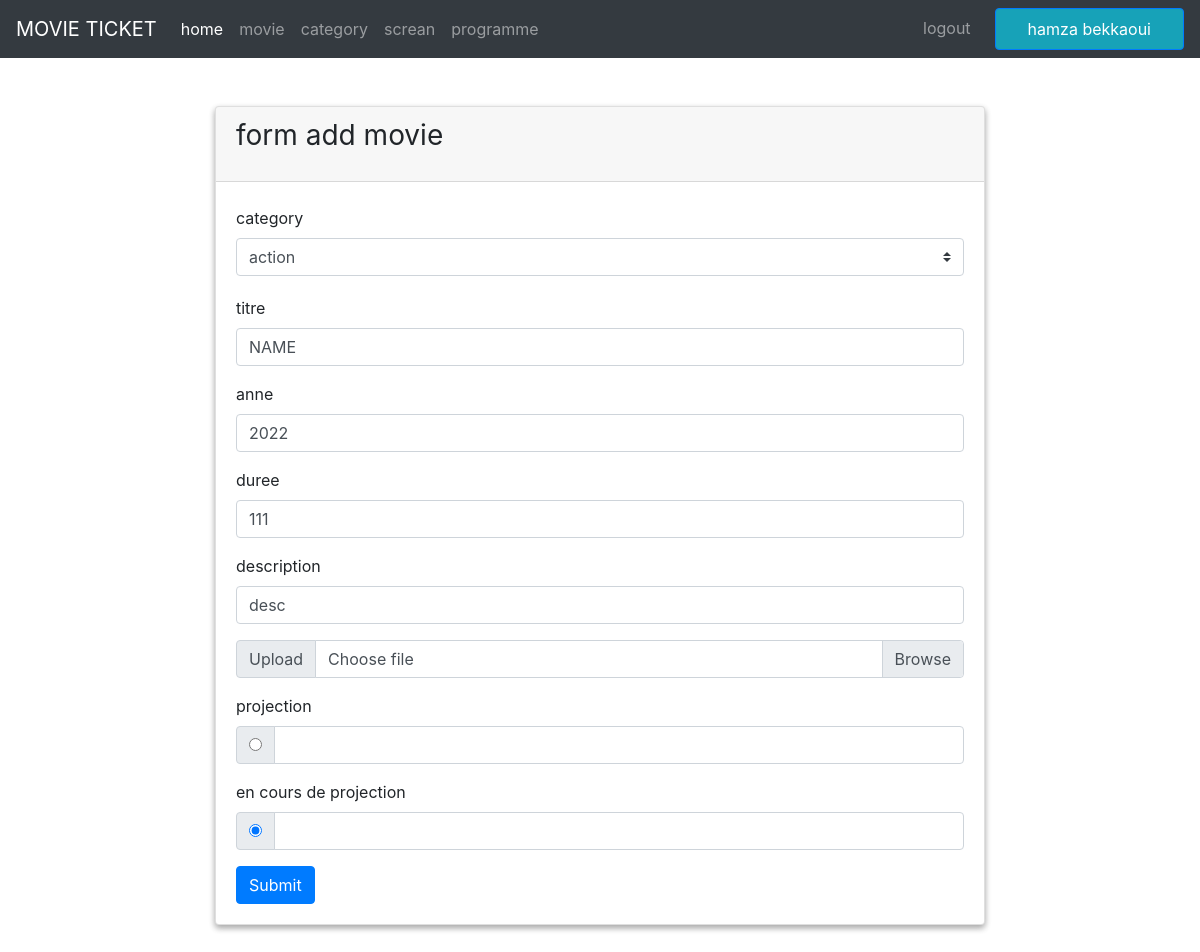
The page /admin/film/update_film.php?id=3 (signed in) on the database its author committed.
### tables this page shows
CREATE TABLE `films` (
  `id` bigint(20) UNSIGNED NOT NULL,
  `name` varchar(255) NOT NULL,
  `description` varchar(255) NOT NULL,
  `duree` varchar(255) NOT NULL,
  `anne` varchar(255) NOT NULL,
  `projection` tinyint(1) NOT NULL,
  `categories_id` bigint(20) UNSIGNED NOT NULL,
  `image` varchar(100) NOT NULL,
  `created_at` timestamp NULL DEFAULT NULL,
  `updated_at` timestamp NULL DEFAULT current_timestamp()
);

### admin/film/update_Film.php (the view, shortened to what this page needs)
<?php
require('../../db/db.php');
$sql_c = "select * from categories";
$all_category  = $connection->prepare($sql_c);
$all_category->execute();
$data_c = $all_category->fetchAll();
$sql = "select * from films where id = :id";
$film  = $connection->prepare($sql);
$film->bindValue(':id',  $_GET['id']);
$film->execute();
$data = $film->fetchAll(PDO::FETCH_ASSOC);
?>
<!DOCTYPE html>
<html lang="en">
<head>
    <link rel="stylesheet" href="https://stackpath.bootstrapcdn.com/bootstrap/4.5.0/css/bootstrap.min.css">
</head>
<body>
    <?php
    require('../../admin/navBar/navBar.php');
    ?>
    <div class="container col-8 mt-5 mb-5 ">
        <div class="card box_shadow">
            <div class="card-header">
                <h1 class="h3 mb-3 font-weight-normal">form add movie</h1>
            </div>
            <div class="card-body">
                <form method="post" autocomplete="off" enctype="multipart/form-data">
                    <div class="form-group">
                        <label class="my-1 mr-2" for="inlineFormCustomSelectPref">category</label>
                        <select class="custom-select my-1 mr-sm-2" name="category" id="inlineFormCustomSelectPref">
                            <?php
                            foreach ($data_c as $row) {
                                $id = $row['id'];
                                $service = $row['name'];
                                if ($data[0]['categories_id'] == $id) {
                                    echo "<option value='$id' selected>" . $service . "</option>";
                                } elseif (isset($_POST['category']) and $_POST['category'] == $id) {
                                    echo "<option value='$id' selected >$name</option>";
                                } else {
                                    echo "<option value='$id'>$service</option>";
                                }
                            }
                            ?>
                        </select>
                    </div>
                    <div class="form-group">
                        <label for="titre">titre</label>
                        <input type="text" class="form-control" id="titre" name="name" placeholder="Enter Titre" value="<?php if (isset($_POST['name'])) {
                                                                                                                            echo $_POST['name'];
                                                                                                                        } else {
                                                                                                                            echo $data[0]['name'];
                                                                                                                        } ?>">
                    </div>
                    <div class="form-group">
                        <label for="annee">anne</label>
                        <input type="text" class="form-control" id="annee" name="annee" placeholder="Enter Annee" value="<?php if (isset($_POST['anne'])) {
                                                                                                                                echo $_POST['anne'];
                                                                                                                            } else {
                                                                                                                                echo $data[0]['anne'];
                                                                                                                            } ?>">
                    </div>
                    <div class="form-group">
                        <label for="duré">duree</label>
                        <input type="number" class="form-control" id="duré" name="duree" placeholder="Enter le duree" value="<?php if (isset($_POST['duree'])) {
                                                                                                                                    echo $_POST['duree'];
                                                                                                                                } else {
                                                                                                                                    echo $data[0]['duree'];
                                                                                                                                } ?>">
                    </div>
                    <div class="form-group">
                        <label for="resume">description</label>
                        <input type="text" class="form-control" id="resume" name="description" value="<?php if (isset($_POST['description'])) {
                                                                                                            echo $_POST['description'];
                                                                                                        } else {
                                                                                                            echo $data[0]['description'];
                                                                                                        } ?>">
                    </div>
                    <div class="form-group">
                        <div class="input-group mb-3">
                            <div class="input-group-prepend">
                                <span class="input-group-text">Upload</span>
                            </div>
                            <div class="custom-file">
                                <label class="custom-file-label" for="inputGroupFile01">Choose file</label>
                            </div>
                        </div>
                    </div>
                    <div class="form-group">
                        <label for="projection">projection</label>
                        <div class="input-group mb-3">
                            <div class="input-group-prepend">
                                <div class="input-group-text">
                                    <input name="projection" <?php if ($data[0]['projection'] == 1) {
                                                                    echo 'checked';
                                                                } ?> value="1" type="radio" aria-label="Checkbox for following text input">
                                </div>
                            </div>
                            <input type="text" class="form-control" aria-label="Text input with checkbox">
                        </div>
                        <label for="projection">en cours de projection</label>
                        <div class="input-group mb-3">
                            <div class="input-group-prepend">
                                <div class="input-group-text">
                                    <input name="projection" <?php if ($data[0]['projection'] == 0) {
                                                                    echo 'checked';
                                                                } ?> value="0" type="radio" aria-label="Checkbox for following text input">
                                </div>
                            </div>
                            <input type="text" class="form-control" aria-label="Text input with checkbox">
                        </div>
                    </div>
                    <button type="submit" class="btn btn-primary">Submit</button>
                </form>
            </div>
        </div>
    </div>
</body>
</html>

### admin/film/update_Film.php (style rules this page uses)
.box_shadow { box-shadow: rgba(0, 0, 0, 0.16) 0px 3px 6px, rgba(0, 0, 0, 0.23) 0px 3px 6px; }

### rows shown on the page
films: name "NAME", annee "2022", duree "111", description "desc", projection "☑"

### other values the page prints
$_SESSION['admin_logged_in_name'] "hamza bekkaoui"
form field category "action"
